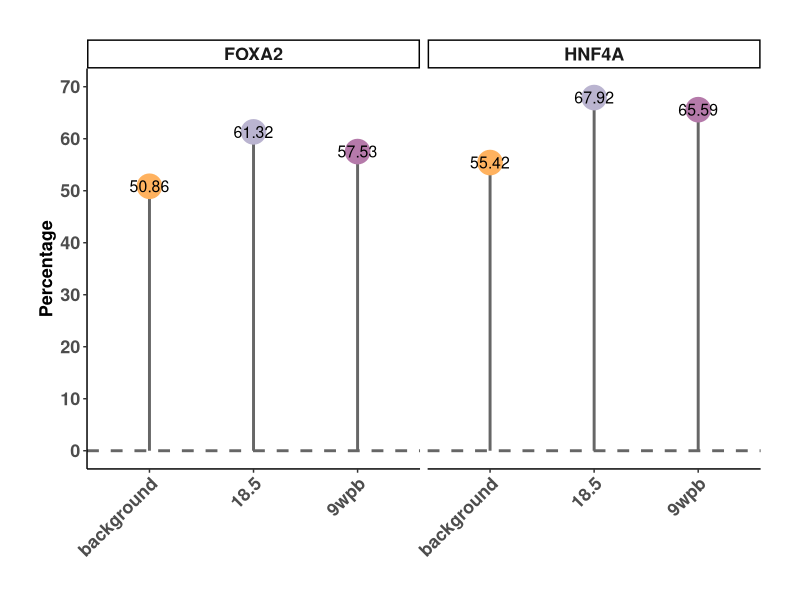

Reproduce this figure in R. (Note: this script raises an error after producing the figure.)
rm(list=ls())

# 加载ggplot2包
library(ggplot2)

# 创建数据框
df <- data.frame(
  condition = c("background", "18.5", "9wpb", "background", "18.5", "9wpb"),
  percentage = c(50.86, 61.32, 57.53, 55.42, 67.92, 65.59),
  TF = c("FOXA2", "FOXA2", "FOXA2", "HNF4A", "HNF4A", "HNF4A")
)

# 将 condition 列因子化并设置级别顺序
df$condition <- factor(df$condition, levels = c("background", "18.5", "9wpb"))

# 设置颜色
col_set <- c("background" = "#ffb25f", "18.5" = "#bab4d0", "9wpb" = "#b57aaa")

# 绘制棒棒糖图
p <- ggplot(df, aes(x = condition, y = percentage)) +
  # 棒棒图的连线
  geom_segment(aes(x = condition, xend = condition, y = 0, yend = percentage),
               linetype = "solid", # 实线
               size = 1, # 连线的粗细
               color = "gray40" # 连线的颜色
  ) +
  # y轴0刻度的水平线
  geom_hline(
    yintercept = 0,  # 水平线位置
    linetype = "dashed",  # 虚线
    size = 1, # 连线的粗细
    colour = "gray40" # 连线的颜色
  ) +
  # 绘制点
  geom_point(aes(color = condition),
             size = 8) +   
  # 添加相关性R值标签
  geom_text(aes(label = percentage),
            color = "black",
            size = 4,
            hjust=0.5,
            vjust = 0.5) +
  # y轴刻度设置
  scale_y_continuous( # 设置y轴
    limits = c(0, 70),
    breaks = seq(0, 70, by = 10),
    labels = seq(0, 70, by = 10)) +
  # 设置颜色
  scale_color_manual(values = col_set) +
  # 坐标title和图形title设置
  labs(
    y = "Percentage",
    #title = "Binding Percentage by Condition"
  ) +
  theme_classic() +
  theme(
    plot.title = element_text(size = 13, hjust = 0.5),
    axis.text.x = element_text(size = 13, angle = 45, hjust = 1, face = 'bold'),
    axis.text.y = element_text(size = 13, face = 'bold'),
    axis.title.x = element_blank(),
    axis.title.y = element_text(size = 13, face = 'bold'),
    plot.margin = unit(c(1, 1, 1, 1), "cm"),
    legend.position = 'none',
    strip.text = element_text(size = 13, face = "bold")
  ) +
  # 分面
  facet_wrap(~TF, scales = "free_x")

# 显示图形
print(p)

# 保存图形
ggsave(plot = p,
       device = 'png',
       dpi = 300,
       width = 5,
       height = 5,
       filename = '/mnt/ruiyanhou/nfs_share2/RNA_seq_organ_species/proactiv_absolute_result/run_fimo/plot_figure/plot.png')
